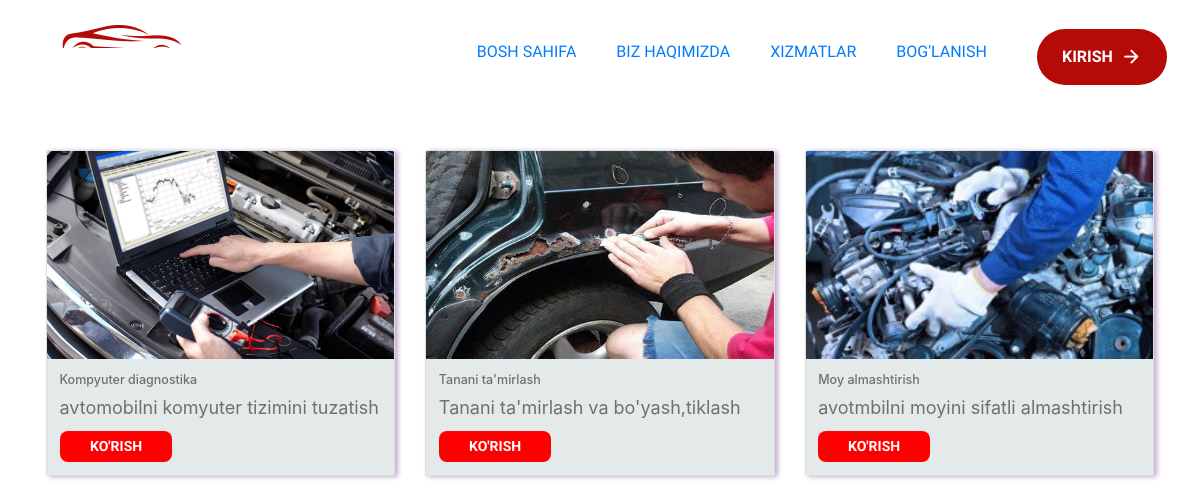
The page /pgapp/xizmatlar/ on the database as committed earlier.
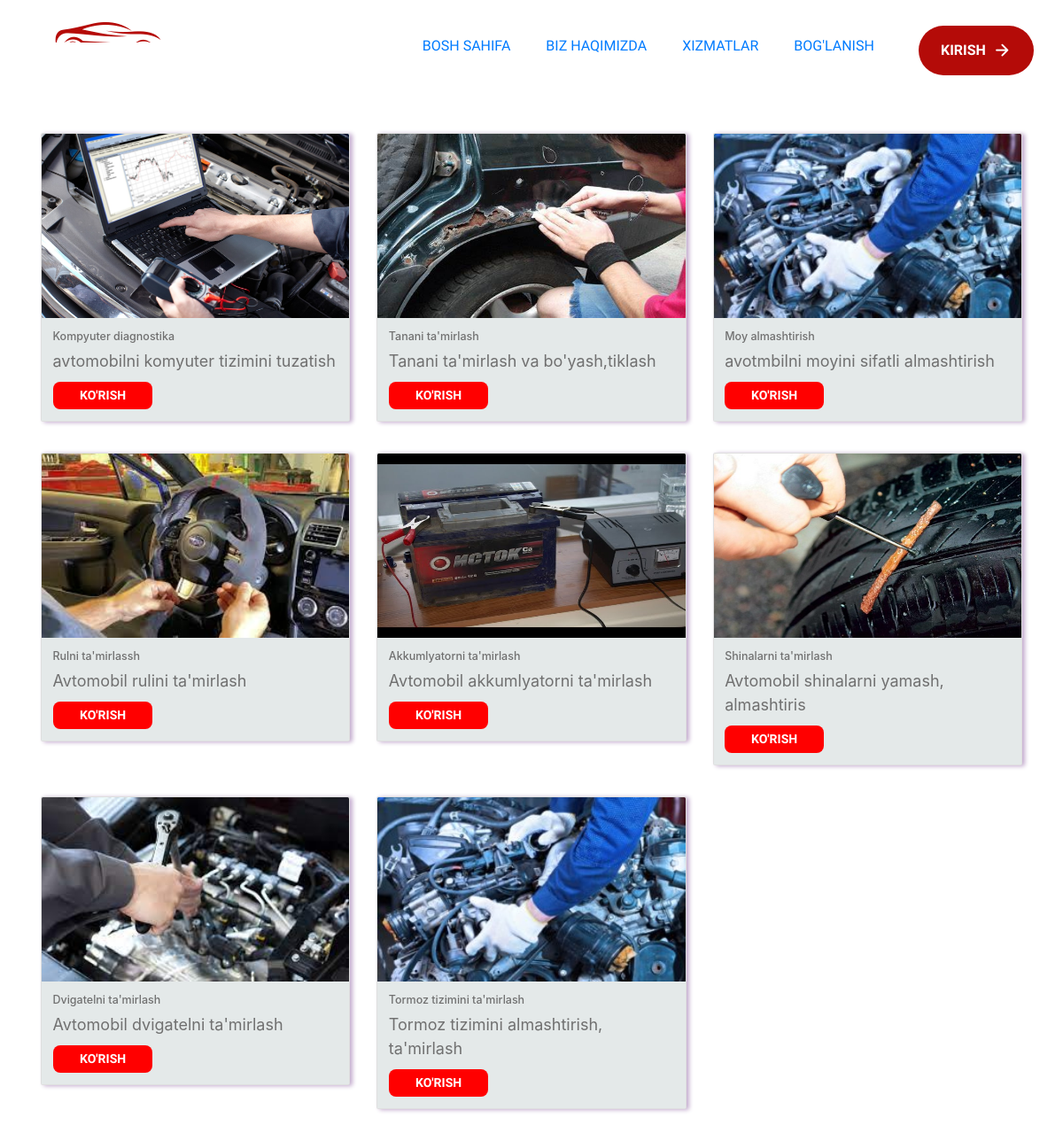
The same page on the database as committed later.
### pgapp/models.py (models this page shows, shortened)
class Yonalishlar(models.Model):
    nomi=models.CharField(max_length=200)
    xizmatlar=models.CharField(max_length=200)
    picture=models.ImageField(default='def.jpg')

### pgapp/views.py (the view)
# urls.py: path('xizmatlar/',XizmatView.as_view(),name='hizmatl'),
class XizmatView(View):
    def get(self,request):
        xizmatlar=Yonalishlar.objects.all()
        return render(request,"hizmat.html",{'xizmatlar':xizmatlar})

### pgapp/templates/hizmat.html (shortened to what this page needs)
{% extends 'base.html' %}
{% load static %}
{% block content %}
<link rel="stylesheet" href="{% static 'mijoz/style.css' %}">
<link rel="stylesheet" href="{% static 'mijoz/xizmat.css' %}">
<div class="container kalla_ogriq">
  <div class="row">
    {% for xizmat in xizmatlar %}
      <div class="col-md-4 mb-4 ">
        <div class="card custom-card">
          <img src="{{ xizmat.picture.url }}" class="card-img-top">
          <div class="card-body">
            <h5 class="card-title">{{ xizmat.nomi }}</h5>
            <p class="card-text">{{ xizmat.xizmatlar | slice:40 }}</p>
            <a href="{% url 'xizdetail' xizmat.id %}" class="btn btn-primary card-button">Ko'rish</a>
          </div>
        </div>
      </div>
    {% endfor %}
  </div>
</div>
{% endblock content %}

### pgapp/templates/base.html (shortened to what this page needs)
<!DOCTYPE html>
{% load static %}
<html lang="en">
<head>
  <link rel="stylesheet" href="{% static 'mijoz/style.css' %}">
  <link rel="stylesheet" href="https://cdn.jsdelivr.net/npm/bootstrap@4.6.2/dist/css/bootstrap.min.css">
</head>
<body>
<header class="header cls fixed-top">
  <div class="navbar">
    <div class="container">
      <a href="#" class="logo">
        <img src="{% static 'images/logo.png' %}" width="128" height="63" alt="autofix home">
      </a>
      <nav class="navbar" data-navbar>
        <ul class="navbar-list">
          {% if request.user.is_superuser %}
          <li>
            <a href="{% url 'home' %}" class="navbar-link">Bosh sahifa</a>
          </li>
          <li>
            <a href="{% url 'zakaz' %}" class="navbar-link">Zakaz olish</a>
          </li>
          <li>
            <a href="{% url 'servis' %}" class="navbar-link">Servis</a>
          </li>
          <li>
            <a href="{% url 'zakazlar' %}" class="navbar-link">Zakazlar ro'yhati</a>
          </li>
             <a href="{% url 'logout' %}" class="btn btn-primary">
                    <span class="span">Chiqish</span>
                    <span class="material-symbols-rounded">arrow_forward</span>
                  </a>
          {% else %}
          <li>
            <a href="{% url 'home' %}" class="navbar-link">Bosh sahifa</a>
          </li>
          <li>
            <a href="#about" class="navbar-link">Biz haqimizda</a>
          </li>
          <li>
            <a href="#servis" class="navbar-link">Xizmatlar</a>
          </li>
          <li>
            <a href="#contact" class="navbar-link">Bog'lanish</a>
          </li>
        </ul>
      </nav>
                   {% if request.user.is_authenticated %}
                  <a href="{% url 'logout' %}" class="btn btn-primary">
                    <span class="span">Chiqish</span>
                    <span class="material-symbols-rounded">arrow_forward</span>
                  </a>
                  {% else %}
                  <a href="{% url 'login' %}" class="btn btn-primary">
                    <span class="span">Kirish</span>
                    <span class="material-symbols-rounded">arrow_forward</span>
                  </a>
                  {% endif %}
      {% endif %}
    </div>
  </div>
</header>
<main>
  {% block content %}
  {% endblock content %}
</main>
</body>
</html>

### pgapp/static/mijoz/style.css (style rules this page uses)
:root { --international-orange-engineering: hsl(1, 91%, 37%); --cadet-blue-creyola: hsl(222, 14%, 69%); --oxford-blue-1: hsl(222, 47%, 15%); --oxford-blue-2: hsl(222, 44%, 14%); --oxford-blue-3: hsl(222, 50%, 11%); --sonic-silver: hsl(0, 0%, 44%); --space-cadet: hsl(222, 44%, 18%); --pastel-pink: hsl(1, 53%, 75%); --eerie-black: hsl(0, 0%, 15%); --light-gray: hsl(0, 0%, 80%); --white: hsl(0, 0%, 100%); --ff-chakra-petch: 'Chakra Petch', sans-serif; --ff-mulish: 'Mulish', sans-serif; --fs-1: 3.5rem; --fs-2: 3rem; --fs-3: 2.4rem; --fs-4: 1.8rem; --fs-5: 1.4rem; --fs-6: 1.2rem; --fw-400: 400; --fw-600: 600; --fw-700: 700; --section-padding: 60px; --shadow: 0px 0px 100px 0px hsl(216, 9%, 90%); --radius-pill: 100px; --radius-circle: 50%; --transition: 0.25s ease; --cubic-out: cubic-bezier(0.05, 0.83, 0.52, 0.97); }
*, *::before, *::after { margin: 0; padding: 0; box-sizing: border-box; }
li { list-style: none; }
a, img, span, button { display: block; }
a { color: inherit; text-decoration: none; }
img { height: auto; }
html { font-family: var(--ff-mulish); font-size: 10px; scroll-behavior: smooth; }
body { background-color: var(--white); color: var(--sonic-silver); font-size: 1.6rem; line-height: 1.5; }
.container { padding-inline: 16px; }
.material-symbols-rounded { --fs: 1em; font-variation-settings: 'FILL' 0, 'wght' 600, 'GRAD' 0, 'opsz' 40; font-size: var(--fs); width: 1em; overflow: hidden; }
.btn { background-color: var(--international-orange-engineering); color: var(--white); max-width: max-content; font-family: var(--ff-chakra-petch); font-weight: var(--fw-600); text-transform: uppercase; display: flex; align-items: center; gap: 8px; padding: 12px 20px; border: 1px solid transparent; border-radius: var(--radius-pill); transition: var(--transition); will-change: transform; }
.header .btn { display: none; }
.header { position: absolute; top: 0; left: 0; width: 100%; padding: 1px 15px; padding-inline-start:40px; z-index: 4; }
.header .container { display: flex; justify-content: space-between; align-items: center; }
.logo img { width: 100px; }
.navbar { position: absolute; top: 100px; right: 30px; background-color: var(--international-orange-engineering); min-width: max-content; width: 30%; transform: translateY(20px); opacity: 0; visibility: hidden; transition: 0.25s var(--cubic-out); z-index: 2; }
.navbar-link { font-family: var(--ff-chakra-petch); font-size: var(--fs-5); text-transform: uppercase; color: var(--blue); padding: 10px 20px; transition: var(--transition); }
@media (min-width: 575px) { :root { --fs-2: 4rem; --fs-3: 2.8rem; --fs-4: 2rem; } }
@media (min-width: 575px) { .container { max-width: 540px; width: 100%; margin-inline: auto; } }
@media (min-width: 768px) { :root { --fs-1: 4rem; --fs-2: 5rem; --fs-3: 3.4rem; } }
@media (min-width: 768px) { .container, .hero-content { max-width: 720px; } }
@media (min-width: 768px) { .btn { padding: 16px 32px; } }
@media (min-width: 992px) { :root { --fs-2: 4.4rem; --fs-3: 3.8rem; --fs-4: 2.2rem; --section-padding: 100px; } }
@media (min-width: 992px) { .container { max-width: 960px; } }
@media (min-width: 992px) { .section-text, .card-text { font-size: 1.8rem; } }
@media (min-width: 992px) { .header .container { gap: 30px; } }
@media (min-width: 992px) { .navbar, .navbar.active { all: unset; display: block; margin-inline-start: auto; } }
@media (min-width: 992px) { .navbar-list { display: flex; } }
@media (min-width: 992px) { .navbar-link { position: relative; font-size: unset; } }
@media (min-width: 992px) { .navbar-link::after { content: url("../images/nav-before-img.png"); position: absolute; bottom: -8px; left: 50%; transform: translateX(-50%); opacity: 0; } }
@media (min-width: 992px) { .header .btn { display: flex; padding: 12px 24px; font-size: var(--fs-5); } }
@media (min-width: 1200px) { :root { --fs-2: 5rem; --fs-3: 4.6rem; } }
@media (min-width: 1200px) { .container, .hero .container { max-width: 1140px; } }
@media (min-width: 1200px) { .btn { padding: 18px 36px; } }
@media (min-width: 1200px) { .btn .material-symbols-rounded { --fs: 1.3em; } }
@media (min-width: 1200px) { .header { padding-block: 25px; } }
@media (min-width: 1200px) { .logo img { width: 128px; } }
@media (min-width: 1200px) { .header .btn { font-size: unset; padding-block: 15px; } }

Rows that differ between the two databases and show on the page:
added Yonalishlar: picture (picture), nomi "Rulni ta'mirlassh", xizmatlar "Avtomobil rulini ta'mirlash"
added Yonalishlar: picture (picture), nomi "Akkumlyatorni ta'mirlash", xizmatlar "Avtomobil akkumlyatorni ta'mirlash"
added Yonalishlar: picture (picture), nomi "Shinalarni ta'mirlash", xizmatlar "Avtomobil shinalarni yamash, almashtiris"
added Yonalishlar: picture (picture), nomi "Dvigatelni ta'mirlash", xizmatlar "Avtomobil dvigatelni ta'mirlash"
added Yonalishlar: picture (picture), nomi "Tormoz tizimini ta'mirlash", xizmatlar "Tormoz tizimini almashtirish, ta'mirlash"
